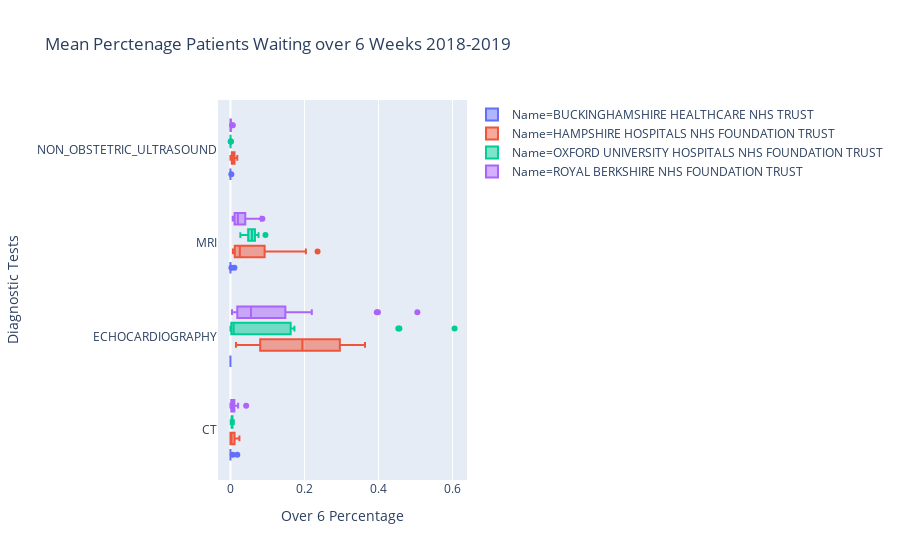

The notebook cell saved with this chart:
### Code cell
fig.update_traces(orientation='h')
fig.show()

### Figure 1 — Plotly figure (JSON) as saved in the notebook; plotly's stock layout.template omitted (floating-point values rounded to 4 significant figures)
{"data": [{"alignmentgroup": "True", "hoverlabel": {"namelength": 0}, "hovertemplate": "Name=BUCKINGHAMSHIRE HEALTHCARE NHS TRUST<br>Over 6 Percentage=%{x}<br>Diagnostic Tests=%{y}", "legendgroup": "Name=BUCKINGHAMSHIRE HEALTHCARE NHS TRUST", "marker": {"color": "#636efa"}, "name": "Name=BUCKINGHAMSHIRE HEALTHCARE NHS TRUST", "notched": false, "offsetgroup": "Name=BUCKINGHAMSHIRE HEALTHCARE NHS TRUST", "orientation": "h", "showlegend": true, "type": "box", "x": [0, 0, 0, 0, 0, 0, 0, 0, 0, 0, 0, 0, 0, 0, 0, 0, 0, 0, 0, 0, 0, 0, 0, 0, 0, 0, 0.01071, 0, 0, 0, 0, 0, 0, 0, 0, 0, 0, 0, 0, 0, 0, 0, 0, 0, 0.01848, 0, 0, 0, 0, 0, 0, 0, 0, 0, 0, 0, 0, 0, 0, 0, 0, 0, 0.002564, 0, 0, 0, 0, 0, 0.006042, 0, 0, 0.002392], "x0": " ", "xaxis": "x", "y": ["CT", "ECHOCARDIOGRAPHY", "MRI", "NON_OBSTETRIC_ULTRASOUND", "CT", "ECHOCARDIOGRAPHY", "MRI", "NON_OBSTETRIC_ULTRASOUND", "CT", "ECHOCARDIOGRAPHY", "MRI", "NON_OBSTETRIC_ULTRASOUND", "CT", "ECHOCARDIOGRAPHY", "MRI", "NON_OBSTETRIC_ULTRASOUND", "CT", "ECHOCARDIOGRAPHY", "MRI", "NON_OBSTETRIC_ULTRASOUND", "CT", "ECHOCARDIOGRAPHY", "MRI", "NON_OBSTETRIC_ULTRASOUND", "CT", "ECHOCARDIOGRAPHY", "MRI", "NON_OBSTETRIC_ULTRASOUND", "CT", "ECHOCARDIOGRAPHY", "MRI", "NON_OBSTETRIC_ULTRASOUND", "CT", "ECHOCARDIOGRAPHY", "MRI", "NON_OBSTETRIC_ULTRASOUND", "CT", "ECHOCARDIOGRAPHY", "MRI", "NON_OBSTETRIC_ULTRASOUND", "CT", "ECHOCARDIOGRAPHY", "MRI", "NON_OBSTETRIC_ULTRASOUND", "CT", "ECHOCARDIOGRAPHY", "MRI", "NON_OBSTETRIC_ULTRASOUND", "CT", "ECHOCARDIOGRAPHY", "MRI", "NON_OBSTETRIC_ULTRASOUND", "CT", "ECHOCARDIOGRAPHY", "MRI", "NON_OBSTETRIC_ULTRASOUND", "CT", "ECHOCARDIOGRAPHY", "MRI", "NON_OBSTETRIC_ULTRASOUND", "CT", "ECHOCARDIOGRAPHY", "MRI", "NON_OBSTETRIC_ULTRASOUND", "CT", "ECHOCARDIOGRAPHY", "MRI", "NON_OBSTETRIC_ULTRASOUND", "CT", "ECHOCARDIOGRAPHY", "MRI", "NON_OBSTETRIC_ULTRASOUND"], "y0": " ", "yaxis": "y"}, {"alignmentgroup": "True", "hoverlabel": {"namelength": 0}, "hovertemplate": "Name=HAMPSHIRE HOSPITALS NHS FOUNDATION TRUST<br>Over 6 Percentage=%{x}<br>Diagnostic Tests=%{y}", "legendgroup": "Name=HAMPSHIRE HOSPITALS NHS FOUNDATION TRUST", "marker": {"color": "#EF553B"}, "name": "Name=HAMPSHIRE HOSPITALS NHS FOUNDATION TRUST", "notched": false, "offsetgroup": "Name=HAMPSHIRE HOSPITALS NHS FOUNDATION TRUST", "orientation": "h", "showlegend": true, "type": "box", "x": [0, 0.3373, 0.09236, 0.001434, 0.002681, 0.1923, 0.1542, 0.003513, 0.002801, 0.1579, 0.2354, 0.004682, 0, 0.24, 0.2038, 0.0006983, 0, 0.2195, 0.038, 0.003614, 0, 0.3421, 0.1068, 0, 0.0107, 0.1333, 0.01318, 0.004881, 0.01012, 0.3333, 0.02901, 0.004484, 0.0111, 0.2273, 0.01501, 0.006418, 0.02423, 0.3636, 0.07925, 0.01242, 0.01687, 0.08046, 0.006683, 0.01845, 0.02306, 0.09722, 0.02194, 0.009001, 0.0123, 0.2957, 0.0116, 0.008902, 0.003012, 0.1963, 0.01164, 0.006442, 0.004608, 0.02326, 0.02868, 0.01297, 0.001727, 0.0614, 0.007322, 0.01101, 0.002146, 0.01504, 0.01087, 0.005724, 0, 0.02885, 0.01211, 0.01471], "x0": " ", "xaxis": "x", "y": ["CT", "ECHOCARDIOGRAPHY", "MRI", "NON_OBSTETRIC_ULTRASOUND", "CT", "ECHOCARDIOGRAPHY", "MRI", "NON_OBSTETRIC_ULTRASOUND", "CT", "ECHOCARDIOGRAPHY", "MRI", "NON_OBSTETRIC_ULTRASOUND", "CT", "ECHOCARDIOGRAPHY", "MRI", "NON_OBSTETRIC_ULTRASOUND", "CT", "ECHOCARDIOGRAPHY", "MRI", "NON_OBSTETRIC_ULTRASOUND", "CT", "ECHOCARDIOGRAPHY", "MRI", "NON_OBSTETRIC_ULTRASOUND", "CT", "ECHOCARDIOGRAPHY", "MRI", "NON_OBSTETRIC_ULTRASOUND", "CT", "ECHOCARDIOGRAPHY", "MRI", "NON_OBSTETRIC_ULTRASOUND", "CT", "ECHOCARDIOGRAPHY", "MRI", "NON_OBSTETRIC_ULTRASOUND", "CT", "ECHOCARDIOGRAPHY", "MRI", "NON_OBSTETRIC_ULTRASOUND", "CT", "ECHOCARDIOGRAPHY", "MRI", "NON_OBSTETRIC_ULTRASOUND", "CT", "ECHOCARDIOGRAPHY", "MRI", "NON_OBSTETRIC_ULTRASOUND", "CT", "ECHOCARDIOGRAPHY", "MRI", "NON_OBSTETRIC_ULTRASOUND", "CT", "ECHOCARDIOGRAPHY", "MRI", "NON_OBSTETRIC_ULTRASOUND", "CT", "ECHOCARDIOGRAPHY", "MRI", "NON_OBSTETRIC_ULTRASOUND", "CT", "ECHOCARDIOGRAPHY", "MRI", "NON_OBSTETRIC_ULTRASOUND", "CT", "ECHOCARDIOGRAPHY", "MRI", "NON_OBSTETRIC_ULTRASOUND", "CT", "ECHOCARDIOGRAPHY", "MRI", "NON_OBSTETRIC_ULTRASOUND"], "y0": " ", "yaxis": "y"}, {"alignmentgroup": "True", "hoverlabel": {"namelength": 0}, "hovertemplate": "Name=OXFORD UNIVERSITY HOSPITALS NHS FOUNDATION TRUST<br>Over 6 Percentage=%{x}<br>Diagnostic Tests=%{y}", "legendgroup": "Name=OXFORD UNIVERSITY HOSPITALS NHS FOUNDATION TRUST", "marker": {"color": "#00cc96"}, "name": "Name=OXFORD UNIVERSITY HOSPITALS NHS FOUNDATION TRUST", "notched": false, "offsetgroup": "Name=OXFORD UNIVERSITY HOSPITALS NHS FOUNDATION TRUST", "orientation": "h", "showlegend": true, "type": "box", "x": [0.001419, 0.4536, 0.02676, 0, 0.009081, 0.6056, 0.03972, 0.0003295, 0.001249, 0.4566, 0.06175, 0.0007055, 0.003397, 0.1627, 0.05467, 0, 0.0006623, 0.1729, 0.04794, 0, 0.003706, 0, 0.04788, 0, 0.008451, 0, 0.04984, 0, 0.005856, 0.003929, 0.05431, 0, 0.003187, 0, 0.04024, 0, 0.002974, 0.008889, 0.09455, 0, 0.003608, 0.01883, 0.04683, 0, 0.001332, 0.008621, 0.07589, 0, 0.004261, 0.002342, 0.07228, 0.0009393, 0.003987, 0, 0.07103, 0.001068, 0.003514, 0.0122, 0.06623, 0.000847, 0.005662, 0.006723, 0.06384, 0, 0.005552, 0.02662, 0.06412, 0, 0.006657, 0.005741, 0.064, 0], "x0": " ", "xaxis": "x", "y": ["CT", "ECHOCARDIOGRAPHY", "MRI", "NON_OBSTETRIC_ULTRASOUND", "CT", "ECHOCARDIOGRAPHY", "MRI", "NON_OBSTETRIC_ULTRASOUND", "CT", "ECHOCARDIOGRAPHY", "MRI", "NON_OBSTETRIC_ULTRASOUND", "CT", "ECHOCARDIOGRAPHY", "MRI", "NON_OBSTETRIC_ULTRASOUND", "CT", "ECHOCARDIOGRAPHY", "MRI", "NON_OBSTETRIC_ULTRASOUND", "CT", "ECHOCARDIOGRAPHY", "MRI", "NON_OBSTETRIC_ULTRASOUND", "CT", "ECHOCARDIOGRAPHY", "MRI", "NON_OBSTETRIC_ULTRASOUND", "CT", "ECHOCARDIOGRAPHY", "MRI", "NON_OBSTETRIC_ULTRASOUND", "CT", "ECHOCARDIOGRAPHY", "MRI", "NON_OBSTETRIC_ULTRASOUND", "CT", "ECHOCARDIOGRAPHY", "MRI", "NON_OBSTETRIC_ULTRASOUND", "CT", "ECHOCARDIOGRAPHY", "MRI", "NON_OBSTETRIC_ULTRASOUND", "CT", "ECHOCARDIOGRAPHY", "MRI", "NON_OBSTETRIC_ULTRASOUND", "CT", "ECHOCARDIOGRAPHY", "MRI", "NON_OBSTETRIC_ULTRASOUND", "CT", "ECHOCARDIOGRAPHY", "MRI", "NON_OBSTETRIC_ULTRASOUND", "CT", "ECHOCARDIOGRAPHY", "MRI", "NON_OBSTETRIC_ULTRASOUND", "CT", "ECHOCARDIOGRAPHY", "MRI", "NON_OBSTETRIC_ULTRASOUND", "CT", "ECHOCARDIOGRAPHY", "MRI", "NON_OBSTETRIC_ULTRASOUND", "CT", "ECHOCARDIOGRAPHY", "MRI", "NON_OBSTETRIC_ULTRASOUND"], "y0": " ", "yaxis": "y"}, {"alignmentgroup": "True", "hoverlabel": {"namelength": 0}, "hovertemplate": "Name=ROYAL BERKSHIRE NHS FOUNDATION TRUST<br>Over 6 Percentage=%{x}<br>Diagnostic Tests=%{y}", "legendgroup": "Name=ROYAL BERKSHIRE NHS FOUNDATION TRUST", "marker": {"color": "#ab63fa"}, "name": "Name=ROYAL BERKSHIRE NHS FOUNDATION TRUST", "notched": false, "offsetgroup": "Name=ROYAL BERKSHIRE NHS FOUNDATION TRUST", "orientation": "h", "showlegend": true, "type": "box", "x": [0.002165, 0.3955, 0.0202, 0, 0.007622, 0.5052, 0.006092, 0, 0, 0.3986, 0.01481, 0, 0.005894, 0.2198, 0.01691, 0, 0.005076, 0.115, 0.01102, 0, 0, 0.07772, 0.01113, 0, 0.002137, 0.02262, 0.006173, 0, 0.008333, 0.0239, 0.008212, 0.001287, 0.003886, 0.09217, 0.0499, 0, 0.04245, 0.1483, 0.08626, 0.004237, 0.001466, 0.004237, 0.04555, 0, 0.02076, 0.009868, 0.02592, 0.00137, 0, 0.06897, 0.08214, 0.006421, 0.01088, 0.02424, 0.01999, 0, 0.00624, 0.007874, 0.04004, 0.001266, 0.01048, 0.04188, 0.02075, 0.001059, 0.004008, 0.01852, 0.01775, 0.0009355, 0.01143, 0.006623, 0.02103, 0], "x0": " ", "xaxis": "x", "y": ["CT", "ECHOCARDIOGRAPHY", "MRI", "NON_OBSTETRIC_ULTRASOUND", "CT", "ECHOCARDIOGRAPHY", "MRI", "NON_OBSTETRIC_ULTRASOUND", "CT", "ECHOCARDIOGRAPHY", "MRI", "NON_OBSTETRIC_ULTRASOUND", "CT", "ECHOCARDIOGRAPHY", "MRI", "NON_OBSTETRIC_ULTRASOUND", "CT", "ECHOCARDIOGRAPHY", "MRI", "NON_OBSTETRIC_ULTRASOUND", "CT", "ECHOCARDIOGRAPHY", "MRI", "NON_OBSTETRIC_ULTRASOUND", "CT", "ECHOCARDIOGRAPHY", "MRI", "NON_OBSTETRIC_ULTRASOUND", "CT", "ECHOCARDIOGRAPHY", "MRI", "NON_OBSTETRIC_ULTRASOUND", "CT", "ECHOCARDIOGRAPHY", "MRI", "NON_OBSTETRIC_ULTRASOUND", "CT", "ECHOCARDIOGRAPHY", "MRI", "NON_OBSTETRIC_ULTRASOUND", "CT", "ECHOCARDIOGRAPHY", "MRI", "NON_OBSTETRIC_ULTRASOUND", "CT", "ECHOCARDIOGRAPHY", "MRI", "NON_OBSTETRIC_ULTRASOUND", "CT", "ECHOCARDIOGRAPHY", "MRI", "NON_OBSTETRIC_ULTRASOUND", "CT", "ECHOCARDIOGRAPHY", "MRI", "NON_OBSTETRIC_ULTRASOUND", "CT", "ECHOCARDIOGRAPHY", "MRI", "NON_OBSTETRIC_ULTRASOUND", "CT", "ECHOCARDIOGRAPHY", "MRI", "NON_OBSTETRIC_ULTRASOUND", "CT", "ECHOCARDIOGRAPHY", "MRI", "NON_OBSTETRIC_ULTRASOUND", "CT", "ECHOCARDIOGRAPHY", "MRI", "NON_OBSTETRIC_ULTRASOUND"], "y0": " ", "yaxis": "y"}], "layout": {"boxmode": "group", "legend": {"tracegroupgap": 0}, "title": {"text": "Mean Perctenage Patients Waiting over 6 Weeks 2018-2019"}, "xaxis": {"anchor": "y", "domain": [0, 1], "title": {"text": "Over 6 Percentage"}}, "yaxis": {"anchor": "x", "domain": [0, 1], "title": {"text": "Diagnostic Tests"}}}}
